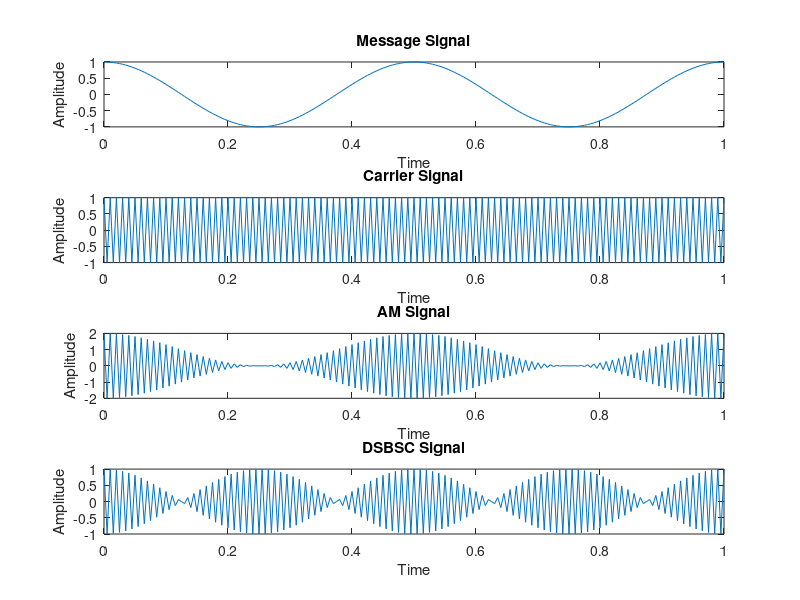

MATLAB code to generate this figure:


clear all;close all;clc;

fc=100;
fm=2;
t=0:0.005:1;

u=1;


m=cos(2*pi*fm*t);
subplot(411);
plot(t,m);
title('Message Signal');
xlabel('Time');
ylabel('Amplitude');

c=cos(2*pi*fc*t);
subplot(412);
plot(t,c);
title('Carrier Signal');
xlabel('Time');
ylabel('Amplitude');

AM=c.*(1+(u*m));
subplot(413);
plot(t,AM);
title('AM Signal');
xlabel('Time');
ylabel('Amplitude');

DSBSC=AM-c;
subplot(414);
plot(t,DSBSC);
title('DSBSC Signal');
xlabel('Time');
ylabel('Amplitude');